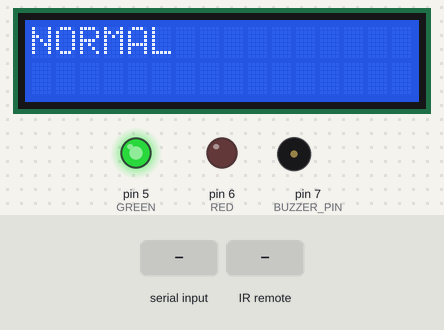
Recording of a sketch running on a simulated Arduino Uno, built with avr-gcc and run on an emulated ATmega328P. On the bench: 16×2 character LCD, output pins drawn as LEDs (lit = HIGH), buzzer (waves = sounding, pin HIGH). Dashed ring = blinking. Inputs (shaded band) come from the test bench. What the sketch prints to the serial monitor is not drawn.

Above: at 1.2 s.
1.3 s: "FAIL\n" received over Serial
At 1.51 s:
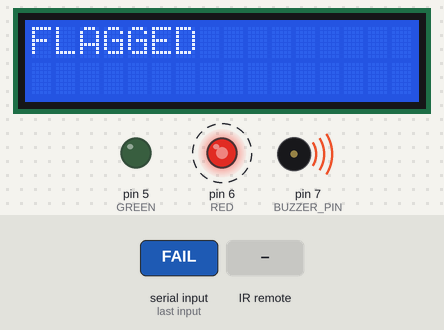
2.9 s: infrared code 0x40 received
At 3.7 s:
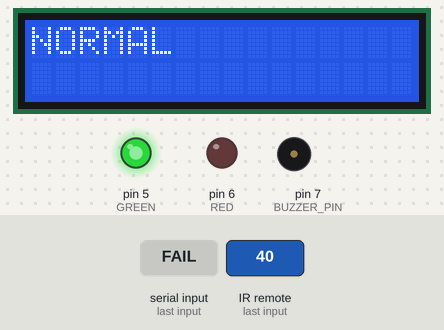
4.4 s: "WARN\n" received over Serial
At 5.6 s:
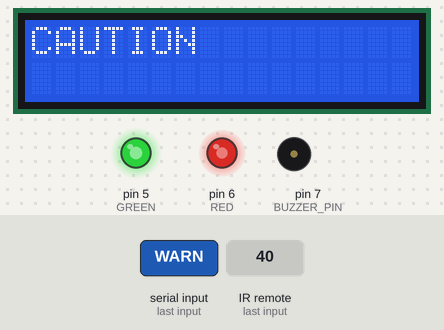
5.9 s: "CLEAR\n" received over Serial
At 7.1 s:
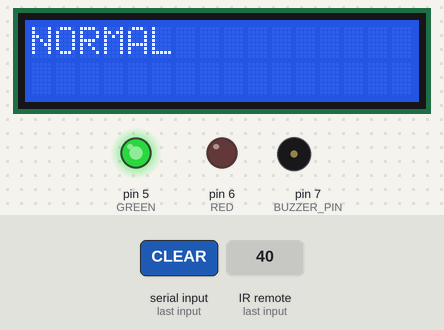
7.4 s: "FAIL\n" received over Serial
At 7.59 s:
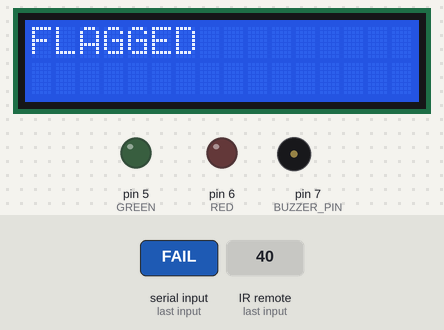
8.9 s: infrared code 0x40 received
At 10.0 s:
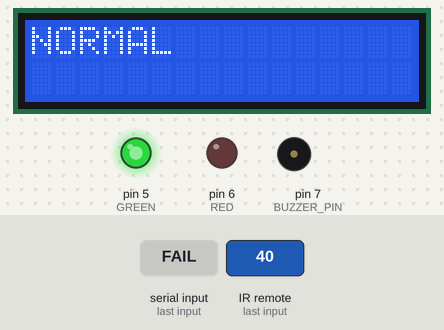
Timing chart, 0 to 11.4 s (numbered marks = the images above; inputs shaded):
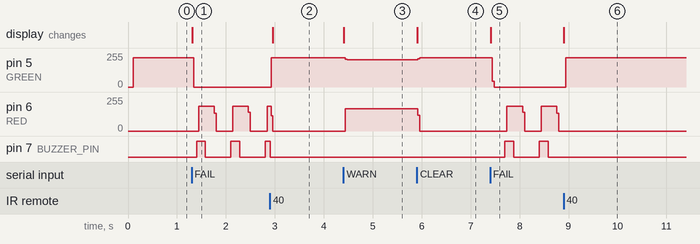

Measured:
- after the input at 1.3 s, pin 5 (GREEN): 218/255 → 0/255 after 0.05 s; pin 6 (RED): alternates 187/255 for 0.32 s and 0/255 for 0.38 s, starting after 0.14 s; pin 7 (BUZZER_PIN): alternates HIGH for 0.18 s and LOW for 0.52 s, starting after 0.10 s; the display: changes at once (image 1)
- after the input at 2.9 s, pin 5 (GREEN): 0/255 → 219/255 at once; the display: changes after 0.06 s (image 2)
- after the input at 4.4 s, pin 5 (GREEN): 219/255 → 203/255 at once; pin 6 (RED): 0/255 → 168/255 at once; the display: changes at once (image 3)
- after the input at 5.9 s, pin 5 (GREEN): 203/255 → 218/255 at once; pin 6 (RED): 168/255 → 0/255 at once; the display: changes at once (image 4)
- after the input at 7.4 s, pin 5 (GREEN): 218/255 → 0/255 at once; pin 6 (RED): alternates 187/255 for 0.32 s and 0/255 for 0.38 s, starting after 0.34 s; pin 7 (BUZZER_PIN): alternates HIGH for 0.18 s and LOW for 0.52 s, starting after 0.30 s; the display: changes at once (image 5)
- after the input at 8.9 s, pin 5 (GREEN): 0/255 → 218/255 at once; pin 6 (RED): stops changing and stays 0/255; pin 7 (BUZZER_PIN): stops changing and stays LOW; the display: changes at once (image 6)

The sketch:

exam_status_controller.ino
```cpp
#include <LiquidCrystal.h>
#include <IRremote.hpp>

const int RS = 13;
const int EN = 12;
const int D4 = 11;
const int D5 = 10;
const int D6 = 9;
const int D7 = 8;
const int BUZZER_PIN = 7;
const int RED = 6;
const int GREEN = 5;
const int IR_RECEIVE_PIN = 2;
const unsigned long IR_DEBOUNCE_MS = 250;
const unsigned long ACTIVE_BUZZER_PERIOD_MS = 700;
const unsigned long ACTIVE_BUZZER_ON_MS = 180;
const int FAIL_BEEP_LIMIT = 6;

LiquidCrystal lcd(RS, EN, D4, D5, D6, D7);

String inputLine = "";
enum StatusMode {
  MODE_CLEAR,
  MODE_WARN,
  MODE_FAIL
};
StatusMode statusMode = MODE_CLEAR;
unsigned long lastIrPressMs = 0;
uint8_t lastIrCommand = 0;
uint32_t lastIrRaw = 0;
int failBeepsRemaining = 0;
bool buzzerWasOn = false;

void showClear() {
  statusMode = MODE_CLEAR;
  failBeepsRemaining = 0;
  buzzerWasOn = false;
  lcd.clear();
  lcd.setCursor(0, 0);
  lcd.print("NORMAL");
  digitalWrite(BUZZER_PIN, LOW);
}

void showAlert(String type, String reason) {
  reason.trim();
  lcd.clear();
  lcd.setCursor(0, 0);
  lcd.print(type);
  lcd.setCursor(0, 1);
  lcd.print(reason.substring(0, 16));
}

void setup() {
  pinMode(BUZZER_PIN, OUTPUT);
  pinMode(GREEN, OUTPUT);
  pinMode(RED, OUTPUT);
  Serial.begin(9600);
  IrReceiver.begin(IR_RECEIVE_PIN, DISABLE_LED_FEEDBACK);
  lcd.begin(16, 2);
  showClear();
}

void loop() {
  while (Serial.available() > 0) {
    char incoming = (char)Serial.read();
    if (incoming == '\n') {
      inputLine.trim();
      if (inputLine.startsWith("FAIL")) {
        if (statusMode == MODE_CLEAR) {
          failBeepsRemaining = FAIL_BEEP_LIMIT;
          buzzerWasOn = false;
        }
        statusMode = MODE_FAIL;
        showAlert("FLAGGED", inputLine.substring(5));
      } else if (inputLine.startsWith("WARN")) {
        if (statusMode != MODE_FAIL) {
          statusMode = MODE_WARN;
          failBeepsRemaining = 0;
          buzzerWasOn = false;
          digitalWrite(BUZZER_PIN, LOW);
          showAlert("CAUTION", inputLine.substring(4));
        }
      } else if (inputLine == "CLEAR") {
        if (statusMode != MODE_FAIL) {
          showClear();
        }
      }
      inputLine = "";
    } else {
      inputLine += incoming;
    }
  }

  if (IrReceiver.decode()) {
    uint8_t command = IrReceiver.decodedIRData.command;
    uint32_t raw = IrReceiver.decodedIRData.decodedRawData;
    unsigned long now = millis();
    bool isRepeat = (IrReceiver.decodedIRData.flags & IRDATA_FLAGS_IS_REPEAT) != 0;
    bool isBounce = command == lastIrCommand && raw == lastIrRaw && now - lastIrPressMs < IR_DEBOUNCE_MS;

    if (!isRepeat && !isBounce) {
      lastIrPressMs = now;
      lastIrCommand = command;
      lastIrRaw = raw;

      Serial.print("Command: 0x");
      Serial.println(command, HEX);
      Serial.print("Raw: 0x");
      Serial.println(raw, HEX);

      if (command == 0x40) {
        statusMode = MODE_CLEAR;
        showClear();
      }
    }

    IrReceiver.resume();
  }

  bool buzzerOn =
      statusMode == MODE_FAIL &&
      failBeepsRemaining > 0 &&
      millis() % ACTIVE_BUZZER_PERIOD_MS < ACTIVE_BUZZER_ON_MS;
  if (buzzerOn && !buzzerWasOn) {
    failBeepsRemaining -= 1;
  }
  buzzerWasOn = buzzerOn;
  digitalWrite(BUZZER_PIN, buzzerOn ? HIGH : LOW);

  digitalWrite(GREEN, LOW);
  analogWrite(RED, 0);
  if (statusMode == MODE_FAIL) {
    analogWrite(RED, ((millis() / 350) % 2 == 1) ? 0 : 255);
  } else if (statusMode == MODE_WARN) {
    analogWrite(RED, 185);
    digitalWrite(GREEN, HIGH);
  } else {
    digitalWrite(GREEN, HIGH);
  }
}
```
